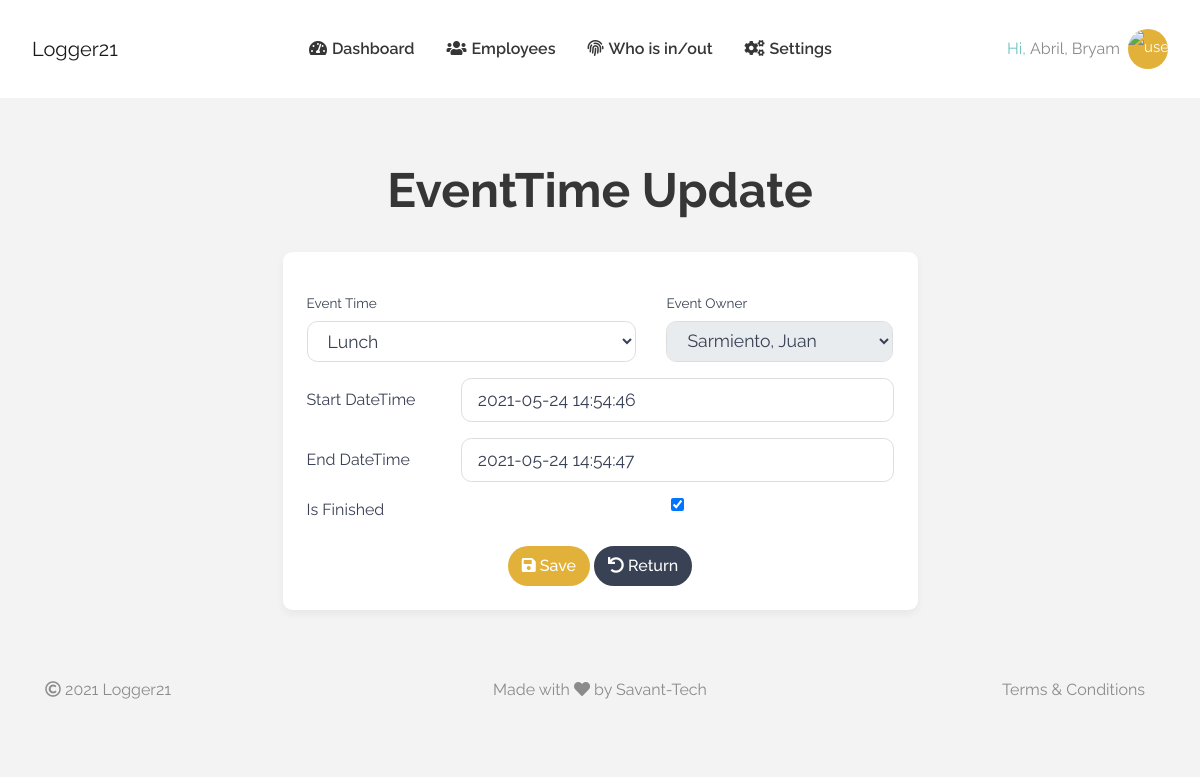
/dashboard/eventtime/update/126 (signed in), run on the app's committed database.
### users/models.py (models this page shows)
class User(AbstractBaseUser, PermissionsMixin):
    first_name = models.CharField(max_length=255, verbose_name='Nombre',null=True, )
    last_name = models.CharField(max_length=255, verbose_name='Apellido',null=True, )
    email = models.EmailField(unique=True, verbose_name="Correo Electronico")
    direction = models.CharField(max_length=70, verbose_name='Direccion', null=True, )
    province = models.CharField(max_length=70, verbose_name='Provincia', null=True, )
    country = models.CharField(max_length=70, verbose_name='Pais', null=True, )
    telephone = models.CharField(max_length=70, verbose_name='Telefono', null=True, )
    avatar = JPEGField(
        upload_to='users/avatar/',
        variations={
            'thumbnail': {"width": 100, "height": 100, "crop": True}
        },
        null=True, blank=True)
    is_active = models.BooleanField(default=True)  # Indica si el usuario esta activo
    is_staff = models.BooleanField(default=False)
    date_joined = models.DateTimeField(default=timezone.now)
    USERNAME_FIELD = 'email'  # Identificador unico
    REQUIRED_FIELDS = []  # Lista de nombres que solicita al crear un superusuario
    objects = UserManager()
    class Meta:
        verbose_name = 'Usuario'
        verbose_name_plural = 'Usuarios'
        ordering = ['-id']
    def __str__(self):
        return '{}, {}'.format(self.last_name, self.first_name)
    def get_avatar(self):
        if self.avatar:
            return self.avatar.url
        else:
            return os.path.join(settings.MEDIA_URL + str('users/avatar/male.png'))

### core/models.py (models this page shows, shortened)
class EventTime(models.Model):
    event = models.ForeignKey(Event, on_delete=models.CASCADE)
    owner = models.ForeignKey(Employee, on_delete=models.CASCADE)
    start_datetime = models.DateTimeField(default=datetime.now)
    end_datetime = models.DateTimeField(blank=True, null=True)
    is_finished = models.BooleanField(default=False)
    is_overtime = models.BooleanField(default=False)
    time_excess = models.IntegerField(default=0)
    time_afk = models.IntegerField(default=0)
    is_skipped = models.BooleanField(default=False)
    class Meta:
        ordering = ['-id', ]

### webapp/views_admin.py (the view)
# urls.py: path('dashboard/eventtime/update/<int:pk>', EventTimeUpdate.as_view(), name='admin-eventtime-update'),
class EventTimeUpdate(generic.UpdateView):
    model = EventTime
    form_class = EventTimeFormUpdate
    template_name = "dash/admin-eventtime-update.html"
    success_url = reverse_lazy("webapp:admin-whois")
    def get_context_data(self, **kwargs):
        context = super().get_context_data(**kwargs)
        context['list_url'] = reverse_lazy("webapp:admin-whois")
        return context

### business/models.py (called while the page is built)
    def __str__(self):
        return '{}'.format(self.user)  #.format(self.id, self.user.id, self.user, self.role, self.type_of_employee)

### core/models.py (called while the page is built)
    def __str__(self):
        return '{}'.format(self.name)

### webapp/templates/dash/admin-eventtime-update.html (shortened to what this page needs)
{% extends 'bases/base.html' %}
{% load static %}
{% block content %}
<div class="container">
    <div class="row">
        <div class="col-12 col-lg-10 col-xl-7 m-auto text-center">
            <h1 class="my-3 my-lg-4 py-2">EventTime Update</h1>
        </div>
    </div>
    <div class="row">
        <div class="col-12 col-lg-10 col-xl-7 m-auto">
			<form id="myform" method="post" >
	            <div class="form shadow-sm bg-white rounded p-3 p-lg-4">
	                <div class="form-group row mt-3">
	                    <div class="col-12 col-sm-7">
	                        <label class="mb-2">Event Time</label>
								<div >
									<a>{{ form.event }}</a>
								</div>
	                    </div>
	                    <div class="col-12 col-sm-5 mt-3 mt-sm-0">
	                        <label>Event Owner</label>
	                        {{ form.owner }}
	                    </div>
	                </div>
					<div class="form-group row">
	                    <label  class="col-sm-3 col-form-label mb-2 mb-sm-0">Start DateTime</label>
	                    <div class="col-sm-9">
	                        {{ form.start_datetime }}
	                    </div>
	                </div>
	                <div class="form-group row">
	                    <label class="col-sm-3 col-form-label mb-2 mb-sm-0">End DateTime</label>
	                    <div class="col-sm-9">
	                        {{ form.end_datetime }}
	                    </div>
	                </div>
	                <div class="form-group row">
	                    <label for="" class="col-sm-3 col-form-label mb-2 mb-sm-0">Is Finished</label>
	                    <div class="col-sm-9">
	                        {{ form.is_finished }}
	                    </div>
	                </div>
	                <div class="row">
	                    <div class="col-12 text-center mt-2">
	                        <button type="submit" class="btn btn-primary btn-flat">
                                    <i class="fa fa-save"></i> Save
                            </button>
							<a href="{{ list_url }}" class="btn btn-secondary btn-flat">
								<i class="fas fa-undo"></i> Return
							</a>
	                    </div>
	                </div>
	            </div>
	        </form>
        </div>
    </div>
</div>
{% endblock %}

### webapp/templates/includes/dashboard.html (shortened to what this page needs)
{% load static %}
<div class="offcanvas-collapse navbar-collapse" id="navigation">
    <ul class="navbar-nav m-auto">
        <li id="ctl00_liPunch" class="nav-item">
            <a id="lnkPunch" class="nav-link d-flex align-items-baseline flex-row flex-lg-column flex-xl-row py-3 py-md-3 py-lg-0 px-0 px-md-0 px-lg-3 px-xl-6" title="Clock in/out"
            href="{% url 'webapp:admin-dash' %}">
            <i class="fa fa-tachometer-alt" style="font-size: 1em; padding-right: 5px"></i>
                Dashboard
            </a>
        </li>
        <li id="ctl00_liPunch" class="nav-item">
            <a id="lnkPunch" class="nav-link d-flex align-items-baseline flex-row flex-lg-column flex-xl-row py-3 py-md-3 py-lg-0 px-0 px-md-0 px-lg-3 px-xl-6" title="Clock in/out"
            href="{% url 'webapp:admin-employees' %}">
            <i class="fa fa-users" style="font-size: 1em; padding-right: 5px"></i>
                Employees
            </a>
        </li>
        <li id="ctl00_liPunch" class="nav-item">
            <a id="lnkPunch" class="nav-link d-flex align-items-baseline flex-row flex-lg-column flex-xl-row py-3 py-md-3 py-lg-0 px-0 px-md-0 px-lg-3 px-xl-6" title="Clock in/out"
            href="{% url 'webapp:admin-whois' %}">
            <i class="fa fa-fingerprint" style="font-size: 1em; padding-right: 5px"></i>
                Who is in/out
            </a>
        </li>
        <li id="ctl00_liPunch" class="nav-item">
            <a id="lnkPunch" class="nav-link d-flex align-items-baseline flex-row flex-lg-column flex-xl-row py-3 py-md-3 py-lg-0 px-0 px-md-0 px-lg-3 px-xl-6" title="Clock in/out"
            href="{%url 'webapp:settings'%}">
            <i class="fa fa-cogs" style="font-size: 1em; padding-right: 5px"></i>
                Settings
            </a>
        </li>
    </ul>
    <div id="ctl00_pnlUserAccount">
        <div class="dropdown d-flex align-items-center">
            <div class="d-none d-lg-none d-xl-inline-block"><span class="teal-text">Hi,&nbsp;</span>{{request.user}}</div>
            <img class="user-avatar user-dropdown-btn dropdown-toggle ml-2 btn pill btn-primary btn-sm" data-toggle="dropdown" alt="user" src="{{request.user.get_avatar}}"/>
        </div>
    </div>
</div>

### webapp/static/webapp/css/style.css (style rules this page uses)
.teal-text { color:#70c4be }
.dropdown-toggle::after { display:none }
header .main-navigation .user-dropdown-btn.dropdown-toggle { width:40px;height:40px;text-align:center;line-height:37px;padding:0;font-weight:400 }

### webapp/static/webapp/css/home.css (style rules this page uses)
.user-avatar { width: 50%; border-radius: 50%; vertical-align: middle; border-style: none; }

### data on the page
User: user "Abril, Bryam"
EventTime: event "Lunch", owner "Sarmiento, Juan", start_datetime "2021-05-24 14:54:46", end_datetime "2021-05-24 14:54:47", is_finished "☑"
